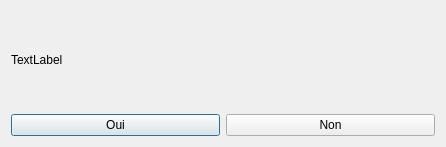
<?xml version="1.0" encoding="UTF-8"?>
<ui version="4.0">
 <class>ConfirmAutoSaveFIleDialog</class>
 <widget class="QDialog" name="ConfirmAutoSaveFIleDialog">
  <property name="geometry">
   <rect>
    <x>0</x>
    <y>0</y>
    <width>446</width>
    <height>147</height>
   </rect>
  </property>
  <property name="windowTitle">
   <string>Dialog</string>
  </property>
  <layout class="QVBoxLayout" name="verticalLayout">
   <item>
    <widget class="QLabel" name="message_label">
     <property name="text">
      <string>TextLabel</string>
     </property>
    </widget>
   </item>
   <item>
    <layout class="QHBoxLayout" name="horizontalLayout">
     <item>
      <widget class="QPushButton" name="yes_button">
       <property name="text">
        <string>Oui</string>
       </property>
      </widget>
     </item>
     <item>
      <widget class="QPushButton" name="no_button">
       <property name="text">
        <string>Non</string>
       </property>
      </widget>
     </item>
    </layout>
   </item>
  </layout>
 </widget>
 <resources/>
 <connections/>
</ui>
